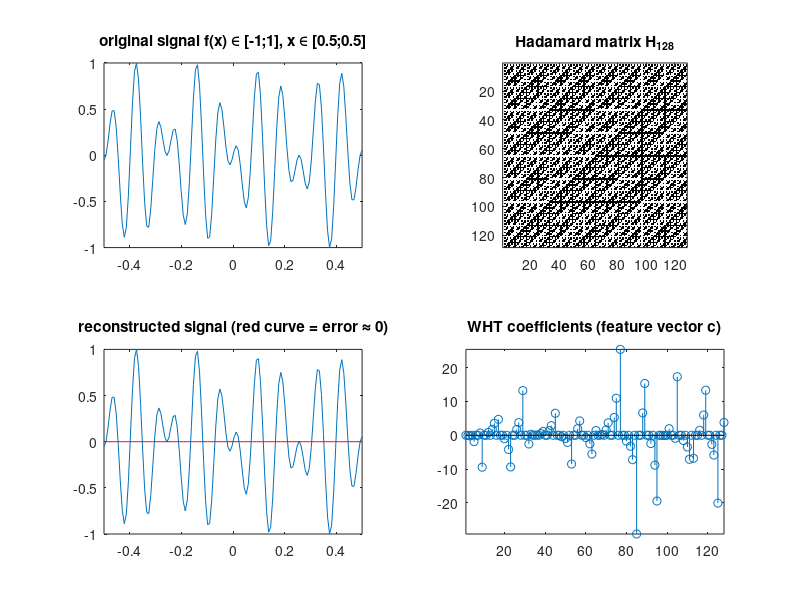

This chart was generated by the following MATLAB code:
function walsh_hadamard_transform()
    close all;
    clear all;
    clc;

    % length of signal
    N = 128;
    
    % create a 1D signal f of length N
    x = -0.5:1/(N-1):0.5;
    f = sin(12.345*x) .* cos(67*x);
    f = 2*mat2gray(f)-1; % f now in [-1;1]
    subplot(2,2,1); plot(x,f); title('original signal f(x) \in [-1;1], x \in [0.5;0.5]'); axis([-0.5 0.5 -1 1]);
    
    % create Hadamard matrix of same size^2 (NxN)
    H_2 = [1 1; 1 -1];
    H_cur = H_2;
    subplot(2,2,2); imagesc(H_2); colormap gray; title('Hadamard matrix H_2'); axis image; pause(0.1);
    for i = 2:log(N)/log(2)
        H_cur = kronecker_product(H_cur, H_2);
        imagesc(H_cur); title(['Hadamard matrix H_{' num2str(2^i) '}']); axis image; pause(0.1);
    end
    
    % transform signal
    c = H_cur * f';
    subplot(2,2,4); stem(c); axis([1 N min(c(:)) max(c(:))]); title('WHT coefficients (feature vector c)'); 
    
    % reconstruct (approximated) original signal
    f_rec = H_cur\c; % == inv(H_cur)*c
    subplot(2,2,3); plot(x,f_rec); title('reconstructed signal (red curve = error \approx 0)'); axis([-0.5 0.5 -1 1]);
    hold on;
    plot(x,abs(f_rec-f'), 'r'); % error
    hold off;
end

function K = kronecker_product(A, B)
    K = zeros(size(A) .* size(B));
    for r = 1:size(A,1)
        for c = 1:size(A,2)
            submatrix = A(r,c) * B;
            step = size(B,1);
            K((r-1)*step+1 : r*step, (c-1)*step+1 : c*step) = submatrix;
        end
    end
end
